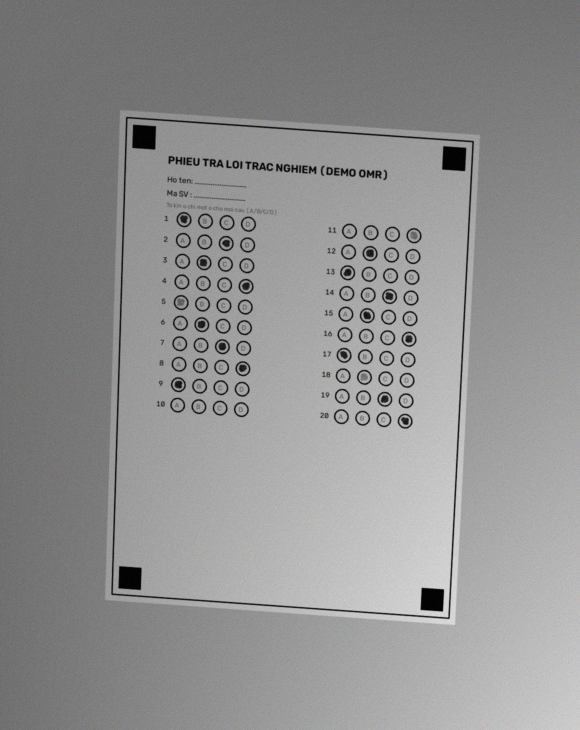
#> input picture OMR_Demo/input/05_phieu_nghieng_thieu_sang_to_mo.jpg, 1160 x 1460 px (shown at 1/2 size)
$ python omr_grader.py
#> lines starting #> are read from the running program, lines starting #| are printed output that depends on the picture; after the words box and inside, x2 and y2 are one past the last pixel; in counts of white or black regions, pixels touching at a corner belong together
### OMR_Demo/app/io_utils.py
# -*- coding: utf-8 -*-
"""
io_utils.py
-----------
1) Đọc/ghi ảnh AN TOÀN với đường dẫn có ký tự Unicode (ví dụ "Nguyễn Hữu Minh").
   Trên Windows, cv2.imread()/cv2.imwrite() KHÔNG đọc/ghi được file nếu đường
   dẫn chứa ký tự tiếng Việt có dấu. Dùng numpy.fromfile/imdecode và
   imencode/tofile để tránh hoàn toàn vấn đề này.

2) Khai báo các THƯ MỤC của dự án để mọi file dùng chung (không phụ thuộc
   thư mục đang đứng khi chạy):
        OMR_Demo/
          ├── app/        (mã nguồn - chứa file này)
          ├── input/      (ảnh phiếu để thử)
          ├── mau_phieu/  (mẫu phiếu trống)
          └── output/     (ảnh kết quả xử lý)
"""
import os
import sys
import numpy as np
import cv2

# Ép console in được tiếng Việt (tránh lỗi UnicodeEncodeError trên Windows cp1252)
for _stream in (sys.stdout, sys.stderr):
    try:
        _stream.reconfigure(encoding="utf-8", errors="replace")
    except Exception:
        pass

# --- Thư mục dự án (ROOT = thư mục cha của app/) ---
APP_DIR = os.path.dirname(os.path.abspath(__file__))
ROOT_DIR = os.path.dirname(APP_DIR)
INPUT_DIR = os.path.join(ROOT_DIR, "input")
TEMPLATE_DIR = os.path.join(ROOT_DIR, "mau_phieu")
OUTPUT_DIR = os.path.join(ROOT_DIR, "output")


def ensure_dirs():
    """Tạo các thư mục input/mau_phieu/output nếu chưa có."""
    for d in (INPUT_DIR, TEMPLATE_DIR, OUTPUT_DIR):
        os.makedirs(d, exist_ok=True)


def imread_u(path, flags=cv2.IMREAD_COLOR):
    """Đọc ảnh, hỗ trợ đường dẫn Unicode. Trả về None nếu lỗi."""
    try:
        data = np.fromfile(path, dtype=np.uint8)
        if data.size == 0:
            return None
        return cv2.imdecode(data, flags)
    except Exception:
        return None


def imwrite_u(path, img):
    """Ghi ảnh, hỗ trợ đường dẫn Unicode. Trả về True/False."""
    try:
        ext = "." + path.rsplit(".", 1)[-1] if "." in path else ".png"
        ok, buf = cv2.imencode(ext, img)
        if not ok:
            return False
        buf.tofile(path)
        return True
    except Exception:
        return False

### OMR_Demo/app/sheet_config.py
# -*- coding: utf-8 -*-
"""
sheet_config.py
---------------
Định nghĩa HÌNH HỌC CHUẨN của mẫu phiếu trắc nghiệm (OMR).

Đây là file dùng chung cho cả 3 khâu:
  - generate_sheet.py  : vẽ phiếu trống theo đúng toạ độ này
  - make_test_photo.py : tô đáp án lên đúng ô này rồi làm méo ảnh để giả lập ảnh chụp
  - omr_grader.py      : sau khi nắn phối cảnh về đúng khung này thì biết ô nằm ở đâu

Ý tưởng cốt lõi:
  Mọi toạ độ ô tô được định nghĩa trong "không gian phiếu chuẩn" (ảnh phẳng, thẳng).
  Khi xử lý ảnh chụp bị nghiêng, ta phát hiện 4 ĐỈNH (4 ô vuông đen ở 4 góc),
  rồi dùng phép biến đổi phối cảnh (homography) để "nắn" ảnh chụp về đúng
  không gian phiếu chuẩn này. Lúc đó vị trí mọi ô tô đã biết trước => chỉ việc đo.
"""

# ---------------------------------------------------------------------------
# 1) Kích thước khung phiếu chuẩn (đơn vị: pixel)
# ---------------------------------------------------------------------------
PAGE_W = 800
PAGE_H = 1100

# ---------------------------------------------------------------------------
# 2) 4 ĐỈNH CANH CHỈNH (fiducial markers) - 4 ô vuông đen đặc ở 4 góc
#    Đây là mốc để phát hiện và nắn phối cảnh.
# ---------------------------------------------------------------------------
MARKER_SIZE = 50     # cạnh ô vuông mốc
MARKER_INSET = 30    # khoảng cách từ mép giấy vào mốc

# Toạ độ TÂM của 4 mốc, theo thứ tự: TL, TR, BR, BL (trên-trái, trên-phải,
# dưới-phải, dưới-trái). Thứ tự này được giữ cố định ở khắp mọi nơi.
_c = MARKER_INSET + MARKER_SIZE / 2.0
MARKER_CENTERS = [
    (_c,          _c),           # TL  trên-trái
    (PAGE_W - _c, _c),           # TR  trên-phải
    (PAGE_W - _c, PAGE_H - _c),  # BR  dưới-phải
    (_c,          PAGE_H - _c),  # BL  dưới-trái
]

# ---------------------------------------------------------------------------
# 3) Lưới ô tô
#    - 20 câu hỏi, mỗi câu 4 lựa chọn A, B, C, D
#    - Chia 2 cột: câu 1-10 bên trái, câu 11-20 bên phải
# ---------------------------------------------------------------------------
NUM_QUESTIONS = 20
OPTIONS = ["A", "B", "C", "D"]
NUM_OPTIONS = len(OPTIONS)

BUBBLE_RADIUS = 15          # bán kính vòng tròn ô tô
OPTION_GAP = 48             # khoảng cách ngang giữa các ô A-B-C-D
ROW_GAP = 46               # khoảng cách dọc giữa các câu
COL1_X = 150               # x của ô 'A' ở cột trái
COL2_X = 520               # x của ô 'A' ở cột phải
FIRST_ROW_Y = 230          # y của câu đầu tiên
ROWS_PER_COL = 10          # số câu mỗi cột


def get_bubble_centers():
    """
    Trả về dict:  {so_cau (1..20): [(x, y) cho A, B, C, D]}
    Toạ độ tâm từng ô tô trong không gian phiếu chuẩn.
    """
    centers = {}
    for i in range(NUM_QUESTIONS):
        if i < ROWS_PER_COL:
            col_x = COL1_X
            row = i
        else:
            col_x = COL2_X
            row = i - ROWS_PER_COL
        y = FIRST_ROW_Y + row * ROW_GAP
        opts = [(col_x + k * OPTION_GAP, y) for k in range(NUM_OPTIONS)]
        centers[i + 1] = opts
    return centers


# Điểm đích để nắn phối cảnh (chính là tâm 4 mốc, theo thứ tự TL,TR,BR,BL)
DST_MARKER_POINTS = MARKER_CENTERS

### OMR_Demo/app/omr_grader.py
# -*- coding: utf-8 -*-
"""
omr_grader.py  --   (Nhóm 1 - Xử lý ảnh)
===========================================================
Đọc ảnh chụp phiếu trắc nghiệm và trả về lựa chọn của từng câu.

CÁC BƯỚC (đúng yêu cầu của giáo viên):
  (1) Tiền xử lý   : xám hoá + làm mờ + nhị phân thích nghi  -> chịu được
                     ảnh thiếu sáng, sáng không đều.
  (2) Phát hiện 4 đỉnh : tìm 4 ô vuông đen đặc ở 4 góc.
  (3) Nắn phối cảnh    : dùng homography đưa ảnh nghiêng về khung phiếu CHUẨN.
  (4) Đọc ô tô         : tại mỗi vị trí ô (đã biết trước trong sheet_config),
                         đo "tỷ lệ điểm đen/xám" trong ô -> biết ô nào được tô.
  (5) Quyết định       : mỗi câu chọn ô có tỷ lệ tô cao nhất, kèm ngưỡng để
                         loại câu bỏ trống và câu tô nhập nhằng (tô 2 ô).

Dùng như thư viện:
    from omr_grader import grade_sheet
    result = grade_sheet("test_photo.jpg")

Hoặc chạy trực tiếp:
    python omr_grader.py test_photo.jpg
"""
import os
import sys
import cv2
import numpy as np
import sheet_config as cfg
from io_utils import imread_u, imwrite_u, OUTPUT_DIR, ensure_dirs

# Ngưỡng quyết định (có thể tinh chỉnh)
FILL_THRESHOLD = 0.35      # tỷ lệ tô tối thiểu để coi 1 ô là "có tô"
AMBIGUOUS_MARGIN = 0.15    # ô nhì phải cách ô nhất ít nhất ngần này, nếu không -> nhập nhằng


# ---------------------------------------------------------------------------
# (1) TIỀN XỬ LÝ
# ---------------------------------------------------------------------------
def preprocess(gray):
    """Làm mờ nhẹ rồi nhị phân thích nghi (adaptive) để chịu ánh sáng không đều."""
    blur = cv2.GaussianBlur(gray, (5, 5), 0)
    binary = cv2.adaptiveThreshold(
        blur, 255, cv2.ADAPTIVE_THRESH_GAUSSIAN_C,
        cv2.THRESH_BINARY_INV, 41, 10)
    return binary


# ---------------------------------------------------------------------------
# (2) PHÁT HIỆN 4 ĐỈNH (4 ô vuông đen ở 4 góc)
# ---------------------------------------------------------------------------
def _order_corners(pts):
    """Sắp xếp 4 điểm theo thứ tự TL, TR, BR, BL."""
    pts = np.array(pts, dtype=np.float32)
    s = pts.sum(axis=1)
    d = np.diff(pts, axis=1).ravel()
    tl = pts[np.argmin(s)]
    br = pts[np.argmax(s)]
    tr = pts[np.argmin(d)]
    bl = pts[np.argmax(d)]
    return np.float32([tl, tr, br, bl])


def find_markers(binary):
    """
    Tìm 4 ô vuông đen đặc. Trả về 4 tâm theo thứ tự TL,TR,BR,BL.
    Lọc contour theo: diện tích hợp lý + gần vuông + đặc (fill cao).
    Rồi chọn 4 ứng viên nằm xa nhất về 4 góc ảnh.
    """
    h, w = binary.shape
    contours, _ = cv2.findContours(binary, cv2.RETR_LIST, cv2.CHAIN_APPROX_SIMPLE)

    img_area = h * w
    candidates = []
    for c in contours:
        area = cv2.contourArea(c)
        if area < img_area * 0.0003 or area > img_area * 0.05:
            continue
        x, y, bw, bh = cv2.boundingRect(c)
        if bh == 0:
            continue
        aspect = bw / float(bh)
        if not (0.6 < aspect < 1.4):          # gần vuông
            continue
        extent = area / float(bw * bh)        # độ "đặc"
        if extent < 0.65:
            continue
        cx, cy = x + bw / 2.0, y + bh / 2.0
        candidates.append((cx, cy, area))

    if len(candidates) < 4:
        raise RuntimeError(
            f"Chi tim thay {len(candidates)} dinh (can 4). "
            "Anh qua mo/toi hoac thieu goc.")

    # Chọn 4 ứng viên gần 4 góc ảnh nhất
    corners_ref = [(0, 0), (w, 0), (w, h), (0, h)]
    chosen = []
    used = set()
    for (rx, ry) in corners_ref:
        best, best_d = None, 1e18
        for i, (cx, cy, _a) in enumerate(candidates):
            if i in used:
                continue
            d = (cx - rx) ** 2 + (cy - ry) ** 2
            if d < best_d:
                best_d, best = d, i
        used.add(best)
        chosen.append((candidates[best][0], candidates[best][1]))

    return _order_corners(chosen)


# ---------------------------------------------------------------------------
# (3) NẮN PHỐI CẢNH
# ---------------------------------------------------------------------------
def warp_to_template(gray, markers):
    """Đưa ảnh về đúng khung phiếu chuẩn (PAGE_W x PAGE_H)."""
    dst = np.float32(cfg.DST_MARKER_POINTS)   # TL,TR,BR,BL tâm mốc chuẩn
    M = cv2.getPerspectiveTransform(markers, dst)
    warped = cv2.warpPerspective(gray, M, (cfg.PAGE_W, cfg.PAGE_H),
                                 flags=cv2.INTER_LINEAR,
                                 borderValue=255)
    return warped


# ---------------------------------------------------------------------------
# (4) ĐỌC Ô TÔ  (tỷ lệ điểm đen/xám trong ô)
# ---------------------------------------------------------------------------
def measure_fill(warped_bin, center, radius):
    """
    Đo tỷ lệ pixel được tô trong một ô tròn.
    warped_bin: ảnh nhị phân (nét tô = 255). Trả về giá trị 0..1.
    """
    cx, cy = int(center[0]), int(center[1])
    r = int(radius * 0.72)   # lấy lõi trong, tránh đụng vòng tròn in sẵn
    mask = np.zeros(warped_bin.shape, dtype=np.uint8)
    cv2.circle(mask, (cx, cy), r, 255, -1)
    total = cv2.countNonZero(mask)
    if total == 0:
        return 0.0
    filled = cv2.countNonZero(cv2.bitwise_and(warped_bin, mask))
    return filled / float(total)


def read_answers(warped):
    """
    Với ảnh đã nắn thẳng -> đọc từng câu.
    Trả về (answers, details).
      answers[q] = 'A'/'B'/'C'/'D' | None (trống) | '?' (nhập nhằng)
    """
    # nhị phân trên ảnh đã nắn để đo nét tô (bắt được cả nét xám mờ)
    wb = cv2.adaptiveThreshold(
        cv2.GaussianBlur(warped, (3, 3), 0), 255,
        cv2.ADAPTIVE_THRESH_GAUSSIAN_C, cv2.THRESH_BINARY_INV, 25, 8)

    centers = cfg.get_bubble_centers()
    answers = {}
    details = {}
    for q, opts in centers.items():
        ratios = [measure_fill(wb, pt, cfg.BUBBLE_RADIUS) for pt in opts]
        order = np.argsort(ratios)[::-1]
        top, second = order[0], order[1]
        top_r, second_r = ratios[top], ratios[second]

        if top_r < FILL_THRESHOLD:
            ans = None                      # không ô nào đủ đậm -> bỏ trống
        elif (top_r - second_r) < AMBIGUOUS_MARGIN:
            ans = "?"                       # hai ô xấp xỉ -> nhập nhằng
        else:
            ans = cfg.OPTIONS[top]
        answers[q] = ans
        details[q] = {cfg.OPTIONS[k]: round(ratios[k], 3) for k in range(len(opts))}
    return answers, details


# ---------------------------------------------------------------------------
# HÀM TỔNG HỢP
# ---------------------------------------------------------------------------
def grade_sheet(image_path, save_debug=True):
    """
    Chạy toàn bộ pipeline trên 1 ảnh. Trả về dict kết quả.
    """
    img = imread_u(image_path)
    if img is None:
        raise FileNotFoundError(f"Khong doc duoc anh: {image_path}")
    gray = cv2.cvtColor(img, cv2.COLOR_BGR2GRAY)

    binary = preprocess(gray)
    markers = find_markers(binary)
    warped = warp_to_template(gray, markers)
    answers, details = read_answers(warped)

    vis_markers, vis_warped = _make_vis(img, markers, warped, answers)
    out_paths = {}
    if save_debug:
        ensure_dirs()
        base = os.path.splitext(os.path.basename(image_path))[0]
        p1 = os.path.join(OUTPUT_DIR, f"{base}__1_phat_hien_dinh.jpg")
        p2 = os.path.join(OUTPUT_DIR, f"{base}__2_ket_qua_doc.jpg")
        imwrite_u(p1, vis_markers)
        imwrite_u(p2, vis_warped)
        out_paths = {"markers_img": p1, "result_img": p2}

    return {
        "image": image_path,
        "markers": markers.tolist(),
        "answers": answers,
        "details": details,
        "vis_markers": vis_markers,   # ảnh gốc + 4 đỉnh (BGR)
        "vis_warped": vis_warped,     # ảnh nắn thẳng + ô đọc được (BGR)
        "out_paths": out_paths,       # đường dẫn 2 ảnh đã lưu vào output/
    }


def _make_vis(orig, markers, warped, answers):
    """Tạo 2 ảnh minh hoạ (trả về numpy BGR) để lưu file hoặc hiển thị GUI."""
    # 1) Ảnh gốc + đánh dấu 4 đỉnh đã phát hiện
    vis = orig.copy()
    labels = ["TL", "TR", "BR", "BL"]
    for (px, py), lb in zip(markers, labels):
        cv2.circle(vis, (int(px), int(py)), 14, (0, 0, 255), 3)
        cv2.putText(vis, lb, (int(px) + 12, int(py)),
                    cv2.FONT_HERSHEY_SIMPLEX, 0.7, (0, 0, 255), 2)

    # 2) Ảnh đã nắn thẳng + tô màu kết quả đọc
    warp_bgr = cv2.cvtColor(warped, cv2.COLOR_GRAY2BGR)
    centers = cfg.get_bubble_centers()
    for q, opts in centers.items():
        ans = answers[q]
        for k, (x, y) in enumerate(opts):
            letter = cfg.OPTIONS[k]
            if ans == letter:
                cv2.circle(warp_bgr, (int(x), int(y)),
                           cfg.BUBBLE_RADIUS + 3, (0, 170, 0), 3)   # chọn: xanh
            elif ans == "?":
                cv2.circle(warp_bgr, (int(x), int(y)),
                           cfg.BUBBLE_RADIUS + 1, (0, 140, 255), 1)  # nhập nhằng
    return vis, warp_bgr


def _fmt(answers):
    parts = []
    for q in sorted(answers):
        a = answers[q]
        parts.append(f"Cau {q:>2}: {a if a is not None else '(trong)'}")
    return "\n".join(parts)


if __name__ == "__main__":
    from io_utils import INPUT_DIR
    default = os.path.join(INPUT_DIR, "05_phieu_nghieng_thieu_sang_to_mo.jpg")
    path = sys.argv[1] if len(sys.argv) > 1 else default
    res = grade_sheet(path)
#> in imread_u, returned value is the input picture: shape (1460, 1160, 3); mean B, G, R 144.2, 144.2, 144.2
#> in preprocess, `binary = cv2.adaptiveThreshold( blur, 255, cv2.ADAPTIVE_THRESH_GAUSSIA..`:
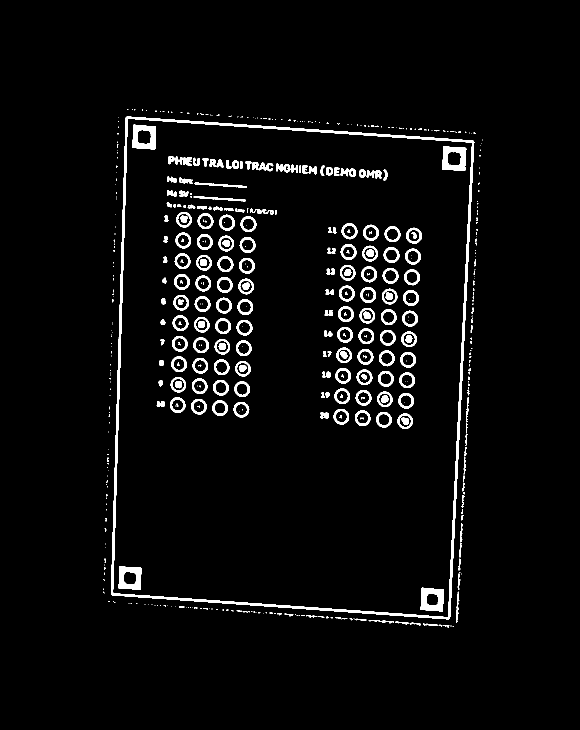
#> binary: shape (1460, 1160) (shown at 1/2 size); 4% white; 537 white regions (308 under 20 px)
#> in find_markers, `contours, _ = cv2.findContours(binary, cv2.RETR_LIST, cv2.CHAIN_APPROX..`: contours = 640 contours, 356 with area under 20; largest, box (x1, y1, x2, y2) and area: (222, 233, 949, 1239) 659428, (225, 237, 945, 1235) 647146, (884, 292, 933, 342) 2052, (265, 249, 312, 299) 2028, (841, 1175, 888, 1223) 1890
#> the loop in find_markers, `for c in contours:` made 640 passes
#> area on passes 3, 5, 8: 22, 52.5, 40.5
#> after the loop in find_markers, `for c in contours:`: candidates = 87 items, first 6: (864.5, 1199, 1890), (260.5, 1156, 561.5), (260, 1156, 1882), (810.5, 842.5, 712.5), (768, 839.5, 729.5), (725.5, 836.5, 726)
#> after the loop in find_markers, `for (rx, ry) in corners_ref:`: chosen = [(288.5, 274), (908.5, 317), (864.5, 1199), (260, 1156)]; used = 4 items
#> in _order_corners, `pts = np.array(pts, dtype=np.float32)`: pts = [[288.5, 274], [908.5, 317], [864.5, 1199], [260, 1156]]
#> in _order_corners, `s = pts.sum(axis=1)`: s = [562.5, 1225.5, 2063.5, 1416]
#> in _order_corners, `d = np.diff(pts, axis=1).ravel()`: d = [-14.5, -591.5, 334.5, 896]
#> in _order_corners, `tl = pts[np.argmin(s)]`: tl = [288.5, 274]
#> in _order_corners, `br = pts[np.argmax(s)]`: br = [864.5, 1199]
#> in _order_corners, `tr = pts[np.argmin(d)]`: tr = [908.5, 317]
#> in _order_corners, `bl = pts[np.argmax(d)]`: bl = [260, 1156]
#> in grade_sheet, `markers = find_markers(binary)`: markers has the same summary as pts in _order_corners
#> in warp_to_template, `M = cv2.getPerspectiveTransform(markers, dst)`: M = [[1.1, 0.0342, -273.4], [-0.075, 1.08, -220.6], [3.94e-06, -2.79e-05, 1]]
#> in read_answers, `wb = cv2.adaptiveThreshold( cv2.GaussianBlur(warped, (3, 3), 0), 255, ..`:
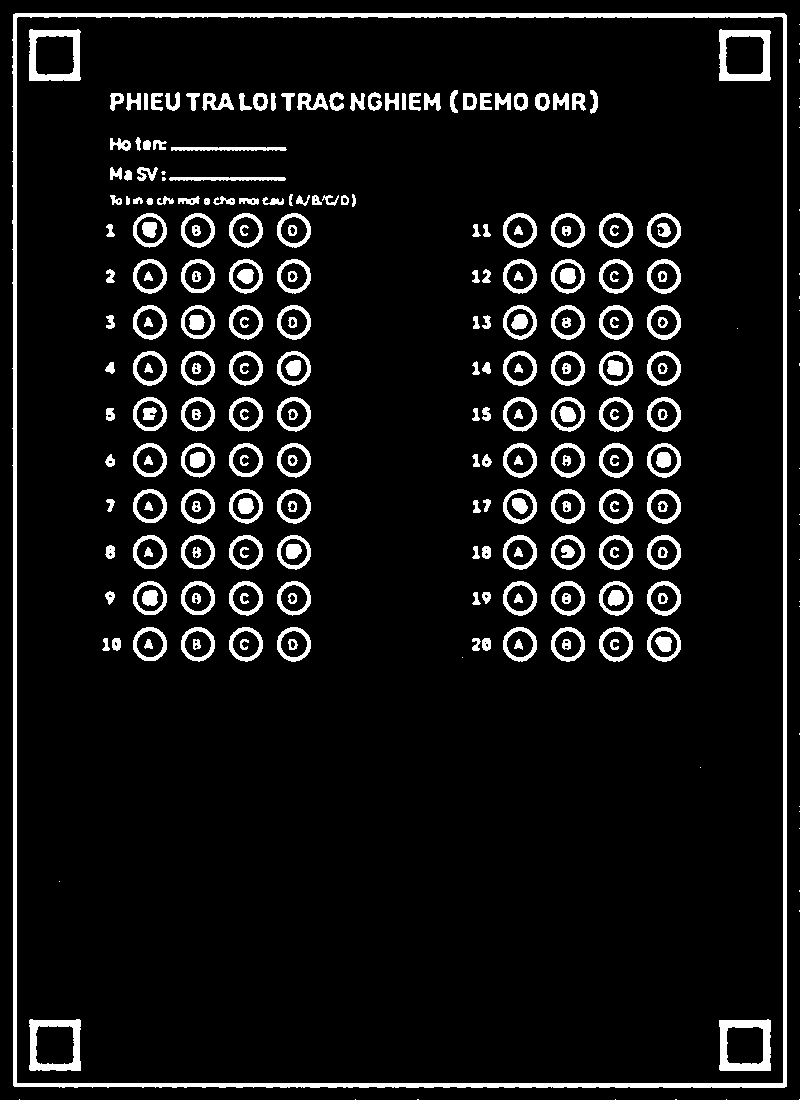
#> wb: shape (1100, 800); 7.9% white; 285 white regions (36 under 20 px), largest, box (x1, y1, x2, y2) and area: (12, 13, 787, 1088) 15597, (719, 1019, 771, 1071) 1340, (29, 1019, 81, 1071) 1238
#> the loop in read_answers, `for q, opts in centers.items():` made 20 passes
#> (ratios, order, top, second, top_r) on passes 1 to 3: ([0.621, 0.227, 0.161, 0.208], [0, 1, 3, 2], 0, 1, 0.621), ([0.177, 0.221, 0.603, 0.208], [2, 1, 3, 0], 2, 1, 0.603), ([0.183, 0.64, 0.17, 0.202], [1, 3, 0, 2], 1, 3, 0.64)
#> after the loop in read_answers, `for q, opts in centers.items():`: answers = 20 items
#> the loop in _make_vis, `for (px, py), lb in zip(markers, labels):` made 4 passes
#> after the loop in _make_vis, `for (px, py), lb in zip(markers, labels):`:
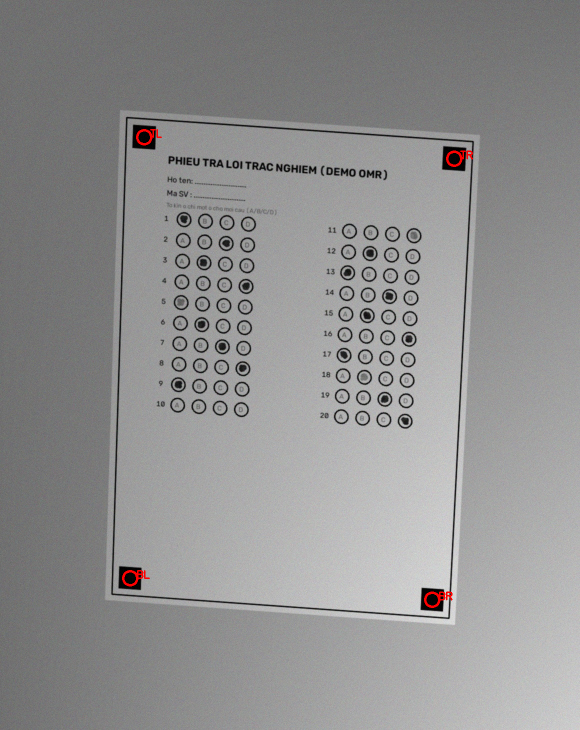
#> vis: shape (1460, 1160, 3) (shown at 1/2 size); 0.15% of pixels changed, all inside (x1, y1, x2, y2) = (244, 258, 946, 1216)
#> the loop in _make_vis, `for q, opts in centers.items():` made 20 passes
#> after the loop in _make_vis, `for q, opts in centers.items():`:
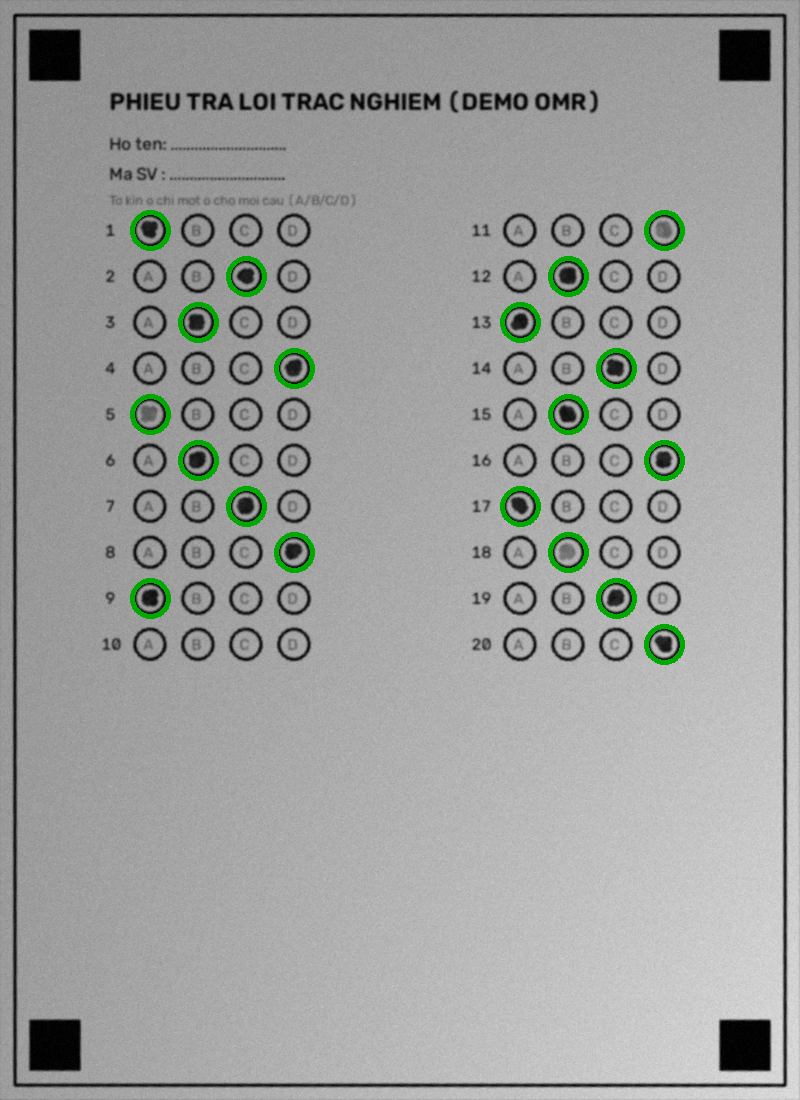
#> warp_bgr: shape (1100, 800, 3); mean B, G, R 156.4, 158.5, 156.4
#> res = 7 items
    print(f"Anh: {res['image']}")
#| Anh: OMR_Demo/input/05_phieu_nghieng_thieu_sang_to_mo.jpg
    print("4 dinh (TL,TR,BR,BL):")
    for lb, p in zip(["TL", "TR", "BR", "BL"], res["markers"]):
        print(f"   {lb}: ({p[0]:.0f}, {p[1]:.0f})")
#> this loop made 4 passes
#> (printed output is left out)
    print("-" * 32)
    print(_fmt(res["answers"]))
#> the loop in _fmt, `for q in sorted(answers):` made 20 passes
#> after the loop in _fmt, `for q in sorted(answers):`: parts = ['Cau  1: A', 'Cau  2: C', 'Cau  3: B', 'Cau  4: D', 'Cau  5: A', 'Cau  6: B', 'Cau  7: C', 'Cau  8: D', 'Cau  9: A', 'Cau 10: (trong)', 'Cau 11: D', 'Cau 12: B', 'Cau 13: A', 'Cau 14: C', 'Cau 15: B', 'Cau 16: D', 'Cau 17: A', 'Cau 18: B', 'Cau 19: C', 'Cau 20: D']
#> (printed output is left out)
    print("-" * 32)
    for p in res["out_paths"].values():
        print("Da luu:", p)
#> this loop made 2 passes
#| Da luu: OMR_Demo/output/05_phieu_nghieng_thieu_sang_to_mo__1_phat_hien_dinh.jpg
#| Da luu: OMR_Demo/output/05_phieu_nghieng_thieu_sang_to_mo__2_ket_qua_doc.jpg
